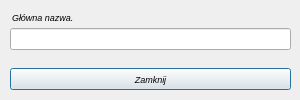
<?xml version="1.0" encoding="UTF-8"?>
<ui version="4.0">
 <class>Dialog</class>
 <widget class="QDialog" name="Dialog">
  <property name="geometry">
   <rect>
    <x>0</x>
    <y>0</y>
    <width>300</width>
    <height>100</height>
   </rect>
  </property>
  <property name="windowTitle">
   <string>Dialog</string>
  </property>
  <widget class="QLineEdit" name="KANBAN_TEXT">
   <property name="geometry">
    <rect>
     <x>10</x>
     <y>28</y>
     <width>281</width>
     <height>22</height>
    </rect>
   </property>
   <property name="font">
    <font>
     <family>MS Shell Dlg 2</family>
     <pointsize>7</pointsize>
     <italic>false</italic>
     <bold>false</bold>
    </font>
   </property>
   <property name="text">
    <string/>
   </property>
  </widget>
  <widget class="QLabel" name="selftext_items2_2">
   <property name="geometry">
    <rect>
     <x>12</x>
     <y>8</y>
     <width>121</width>
     <height>18</height>
    </rect>
   </property>
   <property name="font">
    <font>
     <family>MS Shell Dlg 2</family>
     <pointsize>7</pointsize>
     <italic>true</italic>
     <bold>false</bold>
    </font>
   </property>
   <property name="text">
    <string>Główna nazwa.</string>
   </property>
  </widget>
  <widget class="QPushButton" name="Zamyka_edycje_3">
   <property name="geometry">
    <rect>
     <x>10</x>
     <y>68</y>
     <width>281</width>
     <height>22</height>
    </rect>
   </property>
   <property name="font">
    <font>
     <family>MS Shell Dlg 2</family>
     <pointsize>7</pointsize>
     <italic>true</italic>
     <bold>false</bold>
    </font>
   </property>
   <property name="text">
    <string>Zamknij</string>
   </property>
  </widget>
 </widget>
 <resources/>
 <connections/>
</ui>
